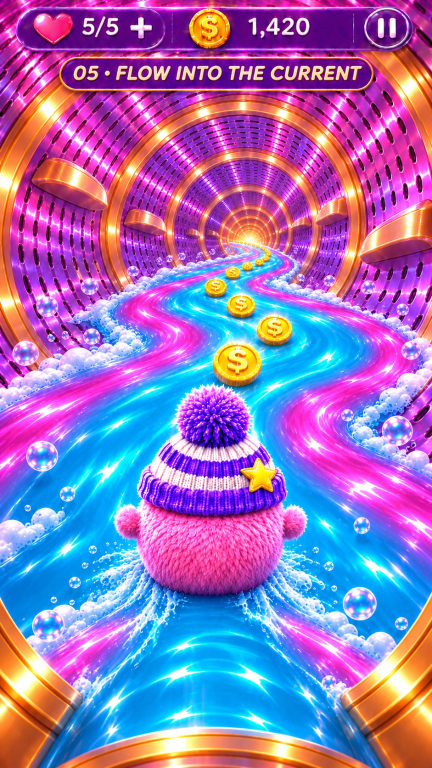
#> input picture references/05_flow_into_the_current.png, 864 x 1536 px (shown at 1/2 size)
$ python fit05.py out.png
#> lines starting #> are read from the running program, lines starting #| are printed output that depends on the picture
### tools/screenkit/fitlib.py
"""Rainbow screen kit - shared fitting maths (round 43). Every screen's fit script measures ITS OWN approved picture and uses these
helpers to turn the measurements into one physical world (y up, the water under Benny at y = 0, route roughly along -z), with the
same conventions as the proven Bubble Dash / Sock Rescue fit (tools/reflock/fit_section.py): vertical FOV 64 deg, camera 0.734 above
the water at the picture position, Benny scaled to his painted height.
Camera rotation = three.js Euler YXZ (yaw about +y = turn left, pitch about +x = look up); columns of R = camera axes in world."""
import math, json
import numpy as np
from scipy.optimize import least_squares

FOV = 64.0
CAM_H = 0.734           # camera height above the water at the picture position (kit convention)


class Cam:
    def __init__(self, W, H, fov=FOV):
        self.W, self.H, self.fov = W, H, fov
        self.F = (H / 2) / math.tan(math.radians(fov / 2)); self.CX, self.CY = W / 2, H / 2
        self.R = np.eye(3); self.C = np.zeros(3); self.yaw = 0.0; self.pitch = 0.0

    def set(self, yaw, pitch, C):
        self.yaw, self.pitch = float(yaw), float(pitch); self.R = rot(yaw, pitch); self.C = np.asarray(C, float); return self

    def proj(self, P):
        q = self.R.T @ (np.asarray(P, float) - self.C); return np.array([self.CX + self.F * q[0] / -q[2], self.CY - self.F * q[1] / -q[2]]), -q[2]

    def ray(self, px, py):
        d = self.R @ np.array([(px - self.CX) / self.F, -(py - self.CY) / self.F, -1.0]); return d / np.linalg.norm(d)

    def depth_dir(self, px, py):
        """ray scaled so that its component along the camera's view axis is 1 (point = C + d * camera-space depth)"""
        d = self.R @ np.array([(px - self.CX) / self.F, -(py - self.CY) / self.F, -1.0]); return d

    def on_plane_y(self, px, py, y=0.0):
        d = self.ray(px, py); lam = (y - self.C[1]) / d[1]; return self.C + lam * d

    def json(self, ref, extra=None):
        out = {'pos': self.C.tolist(), 'yaw': self.yaw, 'pitch': self.pitch, 'ref': ref, 'img': [self.W, self.H], 'fov': self.fov, 'focal_px': self.F}
        out.update(extra or {}); return out


def rot(yaw, pitch):
    cy, sy, cp, sp = math.cos(yaw), math.sin(yaw), math.cos(pitch), math.sin(pitch)
    Ry = np.array([[cy, 0, sy], [0, 1, 0], [-sy, 0, cy]]); Rx = np.array([[1, 0, 0], [0, cp, -sp], [0, sp, cp]]); return Ry @ Rx


def yaw_pitch_from_vp(cam, vp, axis=(0, 0, -1.0)):
    """camera yaw / pitch so that the world direction `axis` vanishes at image point vp"""
    a = np.asarray(axis, float)
    def res(p):
        R = rot(p[0], p[1]); q = R.T @ a; return [cam.CX + cam.F * q[0] / -q[2] - vp[0], cam.CY - cam.F * q[1] / -q[2] - vp[1]]
    return least_squares(res, [0.0, 0.0]).x


# [8 lines left out: function ring_offsets, not called in this run]


def ray_cylinder(C, d, P0, A, R):
    """first intersection (from inside) of the ray C + t d with the cylinder of radius R around the line P0 + u A"""
    A = A / np.linalg.norm(A); w = C - P0; dp = d - A * (d @ A); wp = w - A * (w @ A)
    a = dp @ dp; b = 2 * dp @ wp; c = wp @ wp - R * R; disc = b * b - 4 * a * c
    if disc < 0: return None
    t = (-b + math.sqrt(disc)) / (2 * a); return C + t * d if t > 0 else None


# [4 lines left out: function smooth_polyline, not called in this run]


def resample(P, step):
    P = np.asarray(P, float); L = np.concatenate([[0], np.cumsum(np.linalg.norm(np.diff(P, axis=0), axis=1))])
    s = np.arange(0, L[-1] + 1e-9, step); return np.stack([np.interp(s, L, P[:, i]) for i in range(3)], 1), s


def dump(path, obj):
    def conv(o):
        if isinstance(o, np.ndarray): return o.tolist()
        if isinstance(o, (np.floating,)): return float(o)
        if isinstance(o, (np.integer,)): return int(o)
        raise TypeError(type(o))
    json.dump(obj, open(path, 'w'), indent=1, default=conv)


def catmull_rom(P, step, alpha=0.5):
    """centripetal Catmull-Rom spline THROUGH every control point (the painted points stay exactly on the route), resampled every `step`"""
    P = np.asarray(P, float); P = np.vstack([2 * P[0] - P[1], P, 2 * P[-1] - P[-2]]); out = []
    for i in range(1, len(P) - 2):
        p0, p1, p2, p3 = P[i - 1], P[i], P[i + 1], P[i + 2]
        t0 = 0.0; t1 = t0 + np.linalg.norm(p1 - p0) ** alpha + 1e-9; t2 = t1 + np.linalg.norm(p2 - p1) ** alpha + 1e-9; t3 = t2 + np.linalg.norm(p3 - p2) ** alpha + 1e-9
        for t in np.linspace(t1, t2, 24, endpoint=False):
            a1 = (t1 - t) / (t1 - t0) * p0 + (t - t0) / (t1 - t0) * p1; a2 = (t2 - t) / (t2 - t1) * p1 + (t - t1) / (t2 - t1) * p2; a3 = (t3 - t) / (t3 - t2) * p2 + (t - t2) / (t3 - t2) * p3
            b1 = (t2 - t) / (t2 - t0) * a1 + (t - t0) / (t2 - t0) * a2; b2 = (t3 - t) / (t3 - t1) * a2 + (t - t1) / (t3 - t1) * a3
            out.append((t2 - t) / (t2 - t1) * b1 + (t - t1) / (t2 - t1) * b2)
    out.append(P[-2]); return resample(np.array(out), step)

### tools/screenkit/screens/05/fit05.py
"""Screen 05 'Flow Into the Current' - FIT step of the screen kit (round 44, for the one connected world). Measures the user's approved picture
references/05_flow_into_the_current.png (read-only) and writes ONE physical world for it (<out>/layout.json + fit overlay).
  python3 -I tools/screenkit/screens/05/fit05.py <out dir> [--set key=json] [--tube-len L] [--open-end]
Measured on the picture (864 x 1536 px, gridded crops qa/world/r44/05/measure):
  * the bright tunnel core (vanishing point) at (500, 474); the big gold ring (top (440, 205), sides at the frame edges): circle (437, 560) r 420
    -> camera offset from the tube axis = ((500-437)/420, (560-474)/420) radii (right, up); the inner rings agree within the painting's slack.
  * the water line at that ring: the foam banks meet the wall at y ~ 700 on both sides -> the axis is (700-560)/420 radii above the water;
    with the camera 0.734 above the water this fixes the tube radius.
  * Benny: water contact (430, 1185), pompom top (430, 770). Coins (centre, radius): the painted S-trail. Copper trays (centre, width).
  * the river fills the tube floor (pink edges + cyan core, S-curves through the coins): the floor water is the tube's own pool; Benny's
    route = a smooth curve THROUGH his water point and every coin's water point (coins stay collectable), then straight on down the tube.
"""
import sys, os, json, math, argparse
import numpy as np
from PIL import Image, ImageDraw
HERE = os.path.dirname(os.path.abspath(__file__)); KIT = os.path.abspath(os.path.join(HERE, '..', '..')); REPO = os.path.abspath(os.path.join(KIT, '..', '..'))
sys.path.insert(0, KIT)
import fitlib as fl   # noqa: E402

ap = argparse.ArgumentParser(); ap.add_argument('out'); ap.add_argument('--da2'); ap.add_argument('--set', action='append', default=[])
ap.add_argument('--tube-len', type=float, default=40.0); ap.add_argument('--open-end', action='store_true')
a = ap.parse_args(); os.makedirs(a.out, exist_ok=True)
VARIANT = next((json.loads(kv.split('=', 1)[1]) for kv in a.set if kv.split('=', 1)[0] == 'variant'), None)   # r49: 'kit' = the regular kit layout (user's preview)
REF = 'references/05_flow_into_the_current.png'; W, H = 864, 1536
M = dict(vp=(500.0, 474.0), ring=(437.0, 560.0, 420.0), waterline_y=700.0,
         benny_water=(430.0, 1185.0), benny_top=(430.0, 770.0),
         coins=[(474.0, 728.0, 47.0), (548.0, 660.0, 30.0), (482.0, 612.0, 27.0), (431.0, 575.0, 20.0), (466.0, 546.0, 13.0), (495.0, 533.0, 10.0),
                (519.0, 523.0, 8.0), (535.0, 510.0, 6.0)],
         paddles=[(140.0, 365.0, 150.0), (290.0, 445.0, 90.0), (655.0, 425.0, 75.0), (790.0, 470.0, 145.0)])
cam = fl.Cam(W, H)
yaw, pitch = fl.yaw_pitch_from_vp(cam, M['vp']); cam.set(yaw, pitch, [0.0, fl.CAM_H, 0.0])
cx, cy, r = M['ring']; ox = (M['vp'][0] - cx) / r; oy = (cy - M['vp'][1]) / r          # camera right of / above the axis, in radii
k_w = (M['waterline_y'] - cy) / r; R = fl.CAM_H / (k_w + oy)
xa, ya = float(cam.C[0] - ox * R), float(cam.C[1] - oy * R); chord = math.sqrt(max(0.01, R * R - ya * ya))
z_ring0 = -(cam.F * R / r)
Pb = cam.on_plane_y(*M['benny_water']); dtop = cam.ray(*M['benny_top']); lam = (Pb[2] - cam.C[2]) / dtop[2]; HB = float((cam.C + lam * dtop)[1])
COIN_R = 0.5 * 0.477 * HB; kc = COIN_R * cam.F
deps = [kc / rr for _, _, rr in M['coins']]
for i in range(1, len(deps)):
    if M['coins'][i][2] < 12: deps[i] = max(deps[i], deps[i - 1] + 1.2)
coins = [cam.C + cam.depth_dir(x, y) * dz for (x, y, _), dz in zip(M['coins'], deps)]
water_pts = [P - np.array([0, COIN_R, 0]) for P in coins]
for w in water_pts: w[1] = 0.0
far = water_pts[-1][2] - a.tube_len
ctrl = [Pb + np.array([0, 0, 1.2]), Pb] + water_pts + [np.array([water_pts[-1][0] * (1 - k) + xa * k, 0.0, water_pts[-1][2] - 3.0 * (j + 1)]) for j, k in enumerate([0.3, 0.6, 0.85, 1.0])]
# r45: the painted S-river keeps winding along the whole tube (the approved picture's S: about +-0.3 drum radii, one swing every ~3 rings),
# easing in from the coin trail and straightening for the last 6 u (the world joins 05 -> 06 on the axis)
WA, WL = 0.3 * R, 3.0 * 2.6; z_w0 = ctrl[-1][2]
for z in np.arange(z_w0 - 1.5, far, -1.5):
    k_in = min(1.0, (z_w0 - z) / 4.0); k_out = min(1.0, max(0.0, (z - far) / 6.0)); ctrl.append(np.array([xa + WA * k_in * k_out * math.sin(2 * math.pi * (z_w0 - z) / WL), 0.0, z]))
# r46 (Screen 05 frames 405-420): the far painted coins (radius <= 10 px, depths spread +1.2 u apart) pulled the route 0.84 u right of the drum
# axis around z -22: with the right lane Benny swam at the very edge of the drum floor (camera 0.3 u from the wall, the river into the foam).
# Soft cap on the route's distance from the axis: unchanged up to 0.32 u, then eased to <= 0.42 u (the near coin trail moves <= 3 mm).
RC_L, RC_K = 0.42, 0.10   # r46b: <= 0.42 u so the painted foam banks fit on BOTH sides of the river at every bend (river edge <= 1.09 u, floor 1.29 u)
def _cap(x):
    o = x - xa; a_ = abs(o)
    return x if a_ <= RC_L - RC_K else xa + math.copysign(RC_L - RC_K + RC_K * (1.0 - math.exp(-(a_ - (RC_L - RC_K)) / RC_K)), o)
ctrl = [np.array([_cap(float(p[0])), float(p[1]), float(p[2])]) for p in ctrl]
if VARIANT == 'kit':
    # r49 KIT layout (the user's preview 2026-11-23: "one gentle river route"): through Benny's painted water point, then ONE gentle S along the
    # whole tube - +-0.2 u around the drum axis, one swing every 3 rings (7.8 u), easing out over the last 6 u (the world joins 05 -> 06 on the axis)
    KA, KL = 0.2, 3.0 * 2.6; off0 = float(Pb[0] - xa); ph0 = math.asin(max(-1.0, min(1.0, off0 / KA)))
    ctrl = [Pb + np.array([0, 0, 1.2]), Pb]
    for z in np.arange(Pb[2] - 0.75, far, -0.75):
        k_out = min(1.0, max(0.0, (z - far) / 6.0)); ctrl.append(np.array([xa + KA * k_out * math.sin(ph0 + 2 * math.pi * (Pb[2] - z) / KL), 0.0, z]))
route, s = fl.catmull_rom(np.array(ctrl), 0.05)
route[:, 1] = 0.0
paddles = []
for x, y, wpx in M['paddles']:
    P = fl.ray_cylinder(cam.C, cam.ray(x, y), np.array([xa, ya, 0.0]), np.array([0, 0, -1.0]), R)
    if P is not None:
        dep = float(-(cam.R.T @ (P - cam.C))[2]); paddles.append({'pos': P, 'width': wpx * dep / cam.F})
lay = {'screen': '05', 'title': 'FLOW INTO THE CURRENT', 'ref': REF, 'fov': cam.fov, 'img': [W, H], 'focal_px': cam.F,
       'cams': [cam.json(REF, {'name': 'ref05', 's_ref': float(np.argmin(np.linalg.norm(route - Pb, axis=1)) * 0.05)})],
       'benny': {'pos': Pb, 'height': HB, 'bsize': 1.19, 'lift': 0.03, 'ahead': 0.15},
       'coin_radius': COIN_R, 'coins': coins,
       'route': {'ds': 0.05, 'points': route, 'bank': np.zeros(len(route)), 'width': 2 * chord * 0.9},
       'drum': {'axis_x': xa, 'axis_y': ya, 'r': R, 'z0': 3.0, 'z_far': z_ring0 - 14.0, 'z1': far if a.open_end else far - 2.0, 'open_end': bool(a.open_end),
                'seg': 2.0, 'seg_far': 8.0, 'chord': chord, 'cam_off_R': [ox, oy], 'pool_y': -0.02},
       'rings': {'z': [z_ring0], 'spacing': 2.6, 'band': 0.32},
       # r44: the painted S-river as its own water ribbon along Benny's route (one-factor test: start view unchanged 83.5 %, pink river edge in motion)
       'paddles': paddles, 'bubbles': [], 'no_route_ribbon': False, 'route_flume': False, 'foam_pool': True,
       'bake_res': {'pool': [1024, 2048]}, 'splash_scale': 0.6, 'lod_bias': -0.8, 'bake_dens': [1, 4], 'number': '05', 'next': '06', 'coins_start': 1420,
       # r45: the painted foam (domes where the picture paints foam) near the picture view; the RB_FoamBank clusters start two rings further,
       # the painted trays repeat every 2 ring spacings along the whole tube (RB_MachineryRow)
       'foam_from_picture': False, 'foam_pool_from': z_ring0 - 5 * 2.6, 'machinery': {'every': 2},   # r45: 3D foam only beyond the painted stretch (it covered the painted pink edges)
       'foam_style': {'spacing': 0.7, 'size': 1.45, 'height': 0.78, 'spread': 1.2, 'detail': 2},   # r45: the painted banks are thick, fluffy and continuous; r46: rounder heaps (icosphere level 2)
       # r45 (user: "the pink and blue and purplish water"): the painted FLOOR across the whole drum (every band) from the stretch ahead of Benny,
       # world-anchored and flowing, on the river and the pool along the whole level (bake.js floor swatch)
       'templates': {'floor': {'from': 2.2, 'len': 3.0}}}
# r45: the repeated trays stay out of the camera's band (camera height +- 0.5 u: Benny's outer lanes brought the chase camera within 4 cm)
lay['machinery'] = {'every': 2, 'clear_y': [float(cam.C[1]), 0.5], 'scale': 0.8, 'z_from': float(z_ring0 - 5 * 2.6)}   # beyond the painted stretch
# r45: the approved composition while swimming: the camera keeps the picture's view down the drum and slides with Benny (world cam_axis);
# the water is the clean ribbon water drawn from the painting's structure (tools/screenkit/water_ribbon.js)
lay['cam_axis'] = {'follow': 0.6}; lay['water_style'] = 'ribbon'
lay['water_rich'] = 1   # r46: deep-blue troughs + seams, silk highlights in the pink, ripple arcs close up, a second sparkle layer, a little swirl
lay['tpl_wall_gate'] = 'strict'
# r47 (user: "the detailed painted water ahead has a visible boundary where it meets the simpler striped water beneath Benny"): the water was TWO
# surfaces (the drum-floor pool + a raised route ribbon that began with a straight cut in front of Benny), each with its own camera-projected bake
# and a switch to generated water when magnified. Now ONE floor surface at the connectors' height and ONE flow-space material for every water
# texel (tools/screenkit/water_strip.py: the painting re-mapped along the river, continued by quilting its sharp stretch); real 3D foam heaps
# along the painted foam's measured inner edges (world.html) instead of the drum-edge banks
lay['water_strip'] = {'px_per_u': 80, 'd0': -8.0}
lay['no_route_ribbon'] = True; lay['drum']['pool_y'] = -0.012   # r46: only purple / magenta painted pixels build the repeated drum-wall period (no water / foam / bubble shards, no tray smears)
# r46: the camera follows the river's swing almost fully (the river stays under the view as in the picture) and lane changes by 0.65 (Benny visibly
# moves when steering); soft limit 0.85 u from the drum axis; small damped turn toward Benny near an edge (world.html)
lay['cam_axis'].update({'follow_route': 0.9, 'follow_lane': 0.65, 'max_off': 0.85, 'knee': 0.25})
# r45 (look while swimming, measured against the picture): the bright warm core at the end of the tunnel (camera-relative glow), foam banks that
# frame the S-river like the painted ones (just outside its pink edges), and the painted bubbles along both banks
lay['far_glow'] = {'start': 7.0, 'end': 26.0, 'strength': 0.8, 'color': [1.0, 0.92, 0.72]}
lay['foam_pool_clear'] = {'margin': 0.3, 'spread': 0.6}   # r46: the drum-edge banks stay outside the swinging river (Benny swam into them, frames 409-420)
lay['foam_banks'] = [{'side': s_, 'off': 0.5, 'spacing': 0.15, 'size': 0.075, 's0': lay['cams'][0]['s_ref'] + 14.0, 'seed': 21 + s_} for s_ in (-1, 1)]   # beyond the painted stretch, clear of the lanes
lay['lod_bias'] = -1.4   # r45: the painted detail stays crisp at grazing angles (the top-of-frame walls / rings carried 2/3 of the mismatch)
lay['bubbles_banks'] = {'from': 14.0, 'every': 0.55, 'lat': [0.55, 1.15], 'r': [0.025, 0.075], 'h': 0.4}; lay['bubbles_from'] = 14.0   # beyond the painted stretch
# the painted S-river (pink edges + cyan core) at the coin trail: 310 px wide at y 650 -> its real width at that depth (river ribbon option)
Pr = cam.on_plane_y(485.0, 650.0); RIVER_W = 310.0 * float(-(cam.R.T @ (Pr - cam.C))[2]) / cam.F; lay['river_width'] = RIVER_W; lay['route']['width'] = RIVER_W
if lay.get('water_strip'): lay['foam_pool'] = False; lay['foam_banks'] = []
lay['clean_metal'] = True   # r47: rings / paddles shaded as physical metal, wall bake without painted ring / tray / bubble fragments (world.html)
# r47 rings as PHYSICAL shapes where the painting puts them: the painted ring tops (centre column, below the HUD) lie at z -5.46 / -8.21 / -14.4
# (measured by casting the picture camera's ray through each painted gold band to the drum top); the painting is not strict perspective, so
# one even spacing is the best physical fit: 2.1 u puts rings at -3.99 (fitted) / -8.19 / -14.49 (two painted rings within 0.1 u; -6.09 vs
# painted -5.46). The wall's painted ring pixels are no longer used, so the 3D rings ARE the rings - consistent while swimming
lay['rings']['spacing'] = 2.1   # r47: the strip's measured foam edges place the 3D foam (world.html)
if VARIANT == 'kit':
    # r49 KIT: evenly repeated gold rings (2.6 u, broad rounded bands; also one ring behind Benny = the painting's big near frame), copper trays at
    # every ring, the 3D foam clusters along both river edges (world.html), no painted pixels on the water / walls (repeating textures instead)
    lay['rings'] = {'z': [z_ring0 + 2.6 * k for k in (1, 0)], 'spacing': 2.6, 'band': 0.5}
    lay['machinery'] = {'every': 1, 'clear_y': [float(cam.C[1]), 0.5], 'scale': 1.1, 'z_from': float(z_ring0 - 0.5)}
    lay['kit'] = {'foam_lat': 0.82, 'water_half': 0.82}
for kv in a.set:
    k, v = kv.split('=', 1); v = json.loads(v)
    if k == 'river_ribbon' and v:                                # one-factor test: the S-river as its own water ribbon along Benny's route
        lay['no_route_ribbon'] = False; lay['route_flume'] = False; lay['route']['width'] = RIVER_W
    else: lay[k] = v
fl.dump(os.path.join(a.out, 'layout.json'), lay)
im = Image.open(os.path.join(REPO, REF)).convert('RGB'); d = ImageDraw.Draw(im)
#> further down, im is the input picture: PIL image 864x1536 RGB; mean R, G, B 152.2, 115.4, 185.3
P2 = lambda P: tuple(cam.proj(P)[0])
for z in [z_ring0, z_ring0 - 2.6, z_ring0 - 5.2, z_ring0 - 10.4]:
    d.line([P2([xa + R * math.cos(t), ya + R * math.sin(t), z]) for t in np.linspace(0, 2 * math.pi, 73)], fill=(0, 255, 0), width=2)
d.line([P2(p) for p in route[::8]], fill=(255, 255, 0), width=3)
for c in coins: x, y = P2(c); d.ellipse([x - 6, y - 6, x + 6, y + 6], outline=(255, 128, 0), width=3)
#> this loop made 8 passes
#> (x, y) on passes 1 to 8: (474, 728), (548, 660), (482, 612), (431, 575), (466, 546), (495, 533), (519, 523), (535, 510)
for p in paddles: x, y = P2(p['pos']); d.ellipse([x - 8, y - 8, x + 8, y + 8], outline=(0, 255, 255), width=3)
#> this loop made 4 passes
#> (x, y) on passes 1 to 4: (140, 365), (290, 445), (655, 425), (790, 470)
im.save(os.path.join(a.out, 'fit_overlay.jpg'), quality=88)
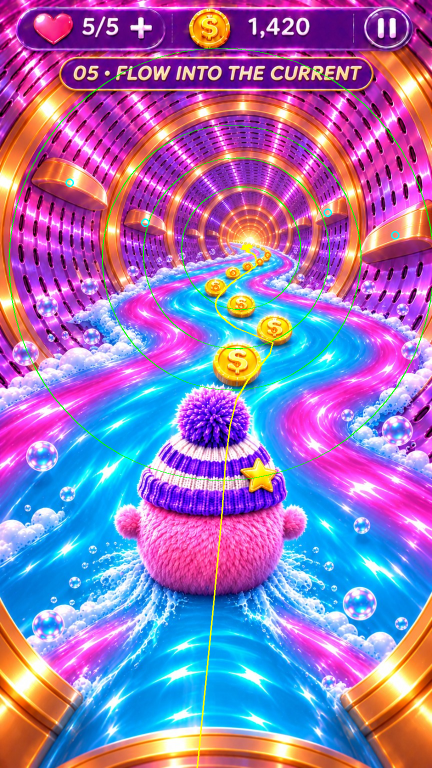
#> saved as fit_overlay.jpg: PIL image 864x1536 RGB (shown at 1/2 size); mean R, G, B 151.1, 116.9, 183.3
print(f"cam yaw {math.degrees(yaw):.2f} pitch {math.degrees(pitch):.2f}; tube R {R:.3f} axis ({xa:.3f}, {ya:.3f}) off/R ({ox:.3f}, {oy:.3f}); ring z {z_ring0:.2f}; "
      f"Benny water ({Pb[0]:.3f}, {Pb[2]:.3f}) h {HB:.3f}; chord {chord:.3f}; route {float(s[-1]):.1f} u; paddles {len(paddles)}")
#| cam yaw 3.08 pitch -13.45; tube R 1.364 axis (-0.205, 0.455) off/R (0.150, 0.205); ring z -3.99; Benny water (-0.065, -1.164) h 0.453; chord 1.286; route 62.4 u; paddles 4

$ run again, with references/01_inside_washer_girl_and_towel.png copied over references/05_flow_into_the_current.png
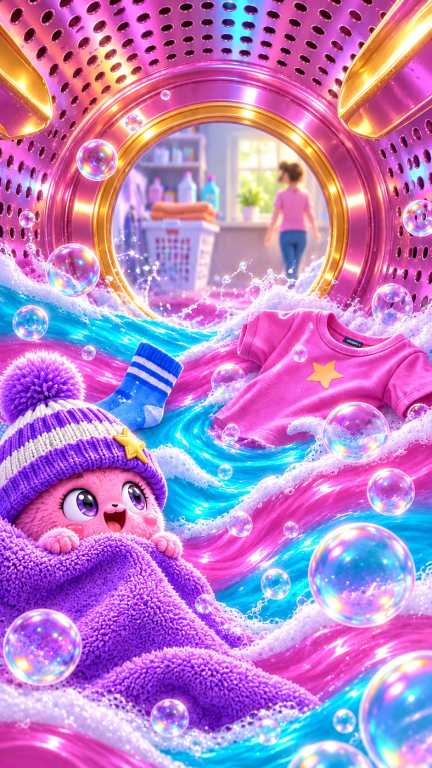
#> input picture references/01_inside_washer_girl_and_towel.png, 864 x 1536 px (shown at 1/2 size)
#> im is the input picture: PIL image 864x1536 RGB; mean R, G, B 185.3, 129.2, 198.1
#> the loop `for c in coins: x, y = P2(c); d.ellipse([x - 6, y - 6, x + 6, y + 6], ..` made 8 passes
#> (x, y) on passes 1 to 8: (474, 728), (548, 660), (482, 612), (431, 575), (466, 546), (495, 533), (519, 523), (535, 510)
#> the loop `for p in paddles: x, y = P2(p['pos']); d.ellipse([x - 8, y - 8, x + 8,..` made 4 passes
#> (x, y) on passes 1 to 4: (140, 365), (290, 445), (655, 425), (790, 470)
#> `im.save(os.path.join(a.out, 'fit_overlay.jpg'), quality=88)`:
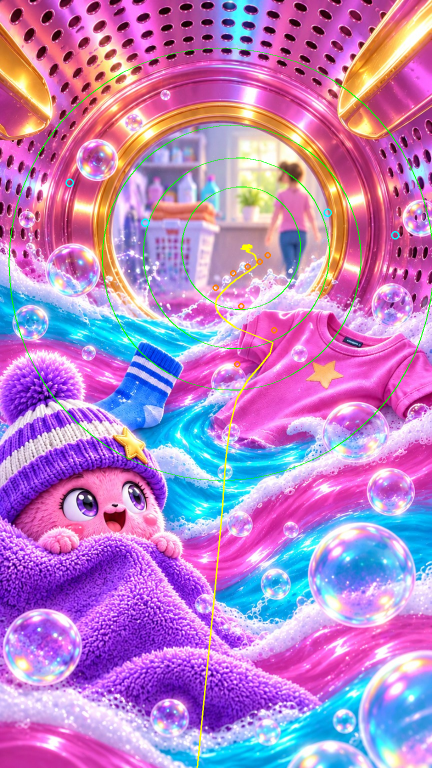
#> saved as fit_overlay.jpg: PIL image 864x1536 RGB (shown at 1/2 size); mean R, G, B 183.9, 130.6, 195.9
#| cam yaw 3.08 pitch -13.45; tube R 1.364 axis (-0.205, 0.455) off/R (0.150, 0.205); ring z -3.99; Benny water (-0.065, -1.164) h 0.453; chord 1.286; route 62.4 u; paddles 4
